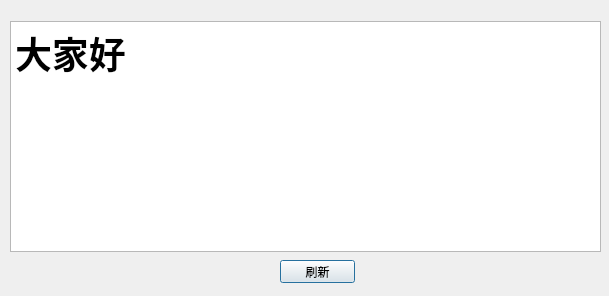
<?xml version="1.0" encoding="UTF-8"?>
<ui version="4.0">
 <class>Dialog</class>
 <widget class="QDialog" name="Dialog">
  <property name="geometry">
   <rect>
    <x>0</x>
    <y>0</y>
    <width>609</width>
    <height>296</height>
   </rect>
  </property>
  <property name="windowTitle">
   <string>FTP</string>
  </property>
  <widget class="QTextBrowser" name="textBrowser">
   <property name="geometry">
    <rect>
     <x>10</x>
     <y>21</y>
     <width>591</width>
     <height>231</height>
    </rect>
   </property>
   <property name="html">
    <string>&lt;!DOCTYPE HTML PUBLIC &quot;-//W3C//DTD HTML 4.0//EN&quot; &quot;http://www.w3.org/TR/REC-html40/strict.dtd&quot;&gt;
&lt;html&gt;&lt;head&gt;&lt;meta name=&quot;qrichtext&quot; content=&quot;1&quot; /&gt;&lt;style type=&quot;text/css&quot;&gt;
p, li { white-space: pre-wrap; }
&lt;/style&gt;&lt;/head&gt;&lt;body style=&quot; font-family:'SimSun'; font-size:9pt; font-weight:400; font-style:normal;&quot;&gt;
&lt;p style=&quot; margin-top:0px; margin-bottom:0px; margin-left:0px; margin-right:0px; -qt-block-indent:0; text-indent:0px;&quot;&gt;&lt;span style=&quot; font-size:28pt; font-weight:600;&quot;&gt;大家好&lt;/span&gt;&lt;/p&gt;&lt;/body&gt;&lt;/html&gt;</string>
   </property>
  </widget>
  <widget class="QPushButton" name="pushButton">
   <property name="geometry">
    <rect>
     <x>280</x>
     <y>260</y>
     <width>75</width>
     <height>23</height>
    </rect>
   </property>
   <property name="text">
    <string>刷新</string>
   </property>
  </widget>
 </widget>
 <resources/>
 <connections/>
</ui>
